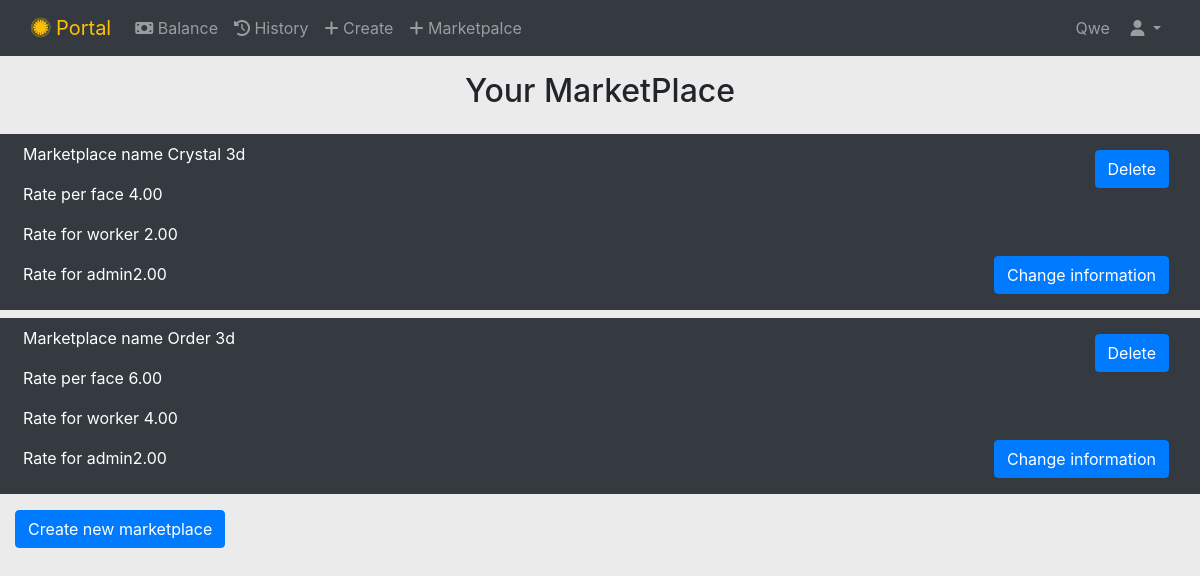
Screenshot of /marketplace/ (signed in) with the database file from the repository.
### users/models.py (models this page shows, shortened)
class MyUser(AbstractUser):
    date_registration = models.DateField(auto_now_add=True)
    profile_pic = models.ImageField
    country = models.CharField(max_length=64, default='')
    city = models.CharField(max_length=64, default='')
    mobile = models.CharField(max_length=64, default='')

class MarketPlace(models.Model):
    employer_id = models.ForeignKey(Employers, on_delete=models.CASCADE)
    marketplace_name = models.CharField(max_length=64, default='')
    rate_id = models.OneToOneField(RatePerFace, on_delete=models.CASCADE)

class RatePerFace(models.Model):
    rate_for_worker = models.DecimalField(max_digits=4, decimal_places=2)
    rate_for_employer = models.DecimalField(max_digits=4, decimal_places=2)
    rate_for_admin = models.DecimalField(max_digits=4, decimal_places=2)

### users/views.py (the view)
# urls.py: path("marketplace/", marketplace, name='marketplace',),
def marketplace(request):
    data = MarketPlace.objects.filter(employer_id=Employers.objects.get(user_id=request.user.id))
    context = {
        'data' : data,
        'title' : 'Marketplace'
    }
    return render(request, 'users/marketplace.html', context)

### users/templates/users/marketplace.html (shortened to what this page needs)
{% extends 'orders/base.html' %}
{% load static %}
{% block css %}
    <link href="{% static 'vendor/css/order.css'%}" rel="stylesheet">
{% endblock     %}
{% block pagecontent %}
<div class="page-content">
    <div class="container-fluid text-center p-3">
            <h2>Your MarketPlace</h2>
    </div>
{% for item in data %}
<div class="container-fluid mb-2 bg-dark text-white">
    <div class="d-flex flex-row justify-content-between p-2">
        <div class="d-flex flex-row">
            <div class="d-flex flex-column">
                <p>Marketplace name {{item.marketplace_name}} </p>
                <p>Rate per face {{item.rate_id.rate_for_employer}} </p>
                <p>Rate for worker {{item.rate_id.rate_for_worker}} </p>
                <p>Rate for admin{{item.rate_id.rate_for_admin}} </p>
            </div>
        </div>
        <div class="d-flex align-items-end flex-column">
            <div class="p-2">
                <button type="button" class="btn btn-primary">Delete</button></td>
                </div>
            <div class="mt-auto p-2">
                <button type="button" class="btn btn-primary">Change information</button></td>
            </div>
        </div>
    </div>
</div>
{% endfor %}
<div class="container-fluid pt-2">
    <button type="button" class="btn btn-primary" ><a href={% url 'users:marketplacecreate' %} class='text-white'>Create new marketplace</a></button>
</div>
{% endblock %}

### orders/templates/orders/base.html (shortened to what this page needs)
{% load static %}
<!DOCTYPE html>
<html lang="en">
<head>
    <link href="{% static 'vendor/bootstrap/css/bootstrap.min.css' %}" rel="stylesheet">
    <link rel="stylesheet" href="https://cdnjs.cloudflare.com/ajax/libs/font-awesome/4.7.0/css/font-awesome.min.css">
    {% block css %}
    {% endblock  %}
</head>
<header class="bg-dark" >
    <div class="page-content">
        <nav class="navbar navbar-expand-lg navbar-dark bg-dark ">
            <div class="container-fluid">
            <a class="navbar-brand text-warning" href={% url 'index' %}><i class="fa-brands fa-first-order-alt"></i> Portal</a>
            <div class="collapse navbar-collapse" id="navbarResponsive">
                <ul class="navbar-nav ms-auto">
                    <li class="nav-item">
                        <a class="nav-link" href={% url 'balance:balance' %}><i class="fa-solid fa-money-bill"></i> Balance </a>
                    </li>
                    <li class="nav-item">
                        <a class="nav-link" href={% url 'orders:order' 4  %}><i class="fa-solid fa-clock-rotate-left"></i> History </a>
                    </li>
                    <li class="nav-item">
                        <a class="nav-link" href={% url 'orders:ordercreate' %}><i class="fa-solid fa-plus"></i></i> Create </a>
                    </li>
                    <li class="nav-item">
                        <a class="nav-link" href={% url 'users:marketplace' %}><i class="fa-solid fa-plus"></i></i> Marketpalce</a>
                    </li>
                </ul>
                <ul class="navbar-nav ml-auto">
                    <li class="nav-item dropdown">
                        <a class="nav-link dropdown-toggle" id="navbarDropdown" role="button"
                            data-toggle="dropdown" aria-expanded="false">
                           {{user.username}}
                           <i class="fa-solid fa-user pl-3"></i>
                        </a>
                    </li>
                </ul>
            </div>
            </div>
        </nav>
    </div>
</header>
<body style="background-color: #EBEBEB;">
    {% block pagecontent  %}
    {% endblock  %}
</body>
</html>

### rows the page displays
MyUser: username "Qwe"
MarketPlace: marketplace_name "Crystal 3d", rate_id.rate_for_employer "4.00", rate_id.rate_for_worker "2.00", rate_id.rate_for_admin "2.00"
MarketPlace: marketplace_name "Order 3d", rate_id.rate_for_employer "6.00", rate_id.rate_for_worker "4.00", rate_id.rate_for_admin "2.00"
